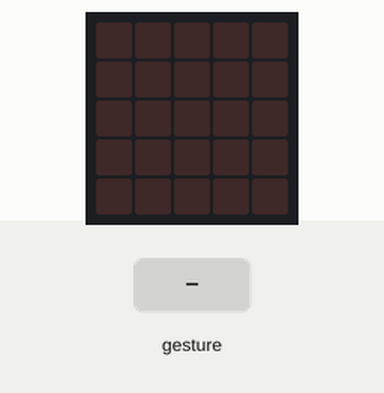
Recording of a program running on a simulated BBC micro:bit (MakeCode). On the bench: the board's 5×5 LED display. The test bench sets the inputs (shaded band). Random numbers come from a fixed seed; a tilt is held for 1.5 s and a shake lasts 1 s, then the board lies face up again.

Above: at 1.2 s.
1.3 s: gesture 'shake'
At 2.4 s:
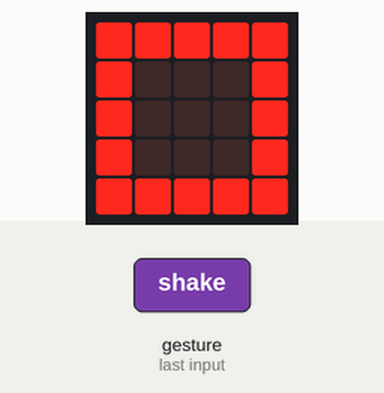
3.0 s: gesture 'shake'
At 3.7 s:
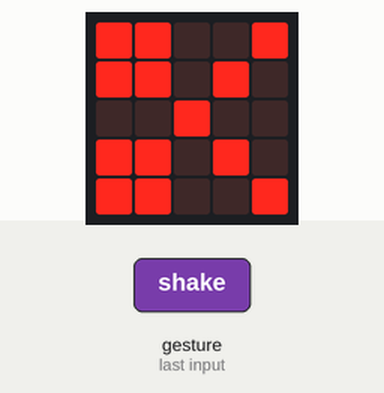
Timing chart, 0 to 6.0 s (numbered marks = the images above; inputs shaded):
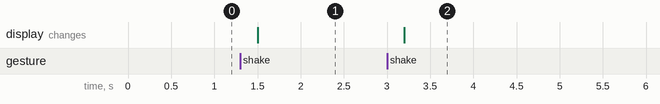

Measured:
- after the input at 1.3 s, the display: changes after 0.20 s (image 1)
- after the input at 3.0 s, the display: changes after 0.20 s (image 2)

The program:

main.ts
```typescript
let wapen = 0
input.onGesture(Gesture.Shake, function () {
    wapen = randint(0, 2)
    if (wapen == 0) {
        basic.showLeds(`
            # # # # #
            # . . . #
            # . . . #
            # . . . #
            # # # # #
            `)
    } else if (wapen == 1) {
        basic.showLeds(`
            . . . . .
            . # # # .
            . # # # .
            . # # # .
            . . . . .
            `)
    } else {
        basic.showLeds(`
            # # . . #
            # # . # .
            . . # . .
            # # . # .
            # # . . #
            `)
    }
})
```

test.ts
```typescript
// tests gaan hier; deze zal niet worden gecompileerd wanneer dit pakket wordt gebruikt als extensie.
```
